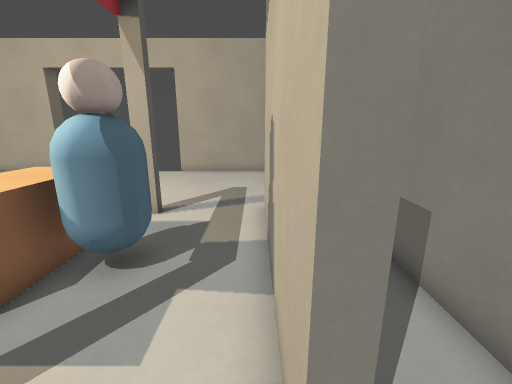
view 1 (above)

14 first-person views from a walk through a 3-D level made in the Godot game engine. The camera is 1.4 m above the floor, tilts 14° down and sees 90° across. The floor is counted in squares, 0.5 m on a side. Each view is taken from the middle of a square. On the plan, view 1 faces up. The plan holds only what a view shows up to about 19 squares ahead; the rest is blank. Surface patterns are stand-ins for the level's own textures.

view 2
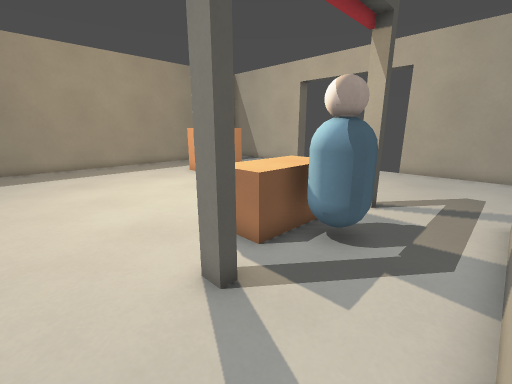

view 3
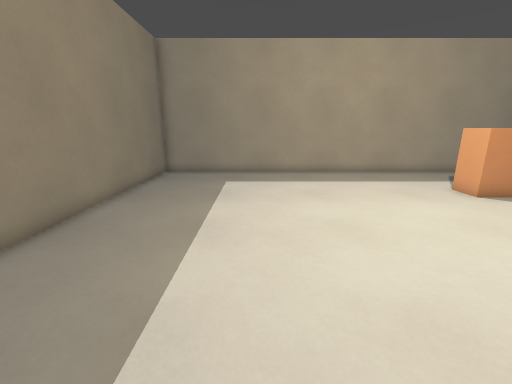

view 4
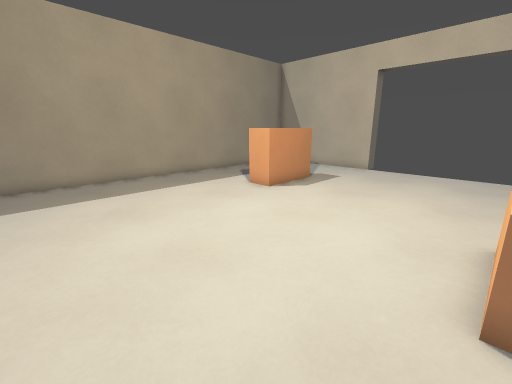

view 5
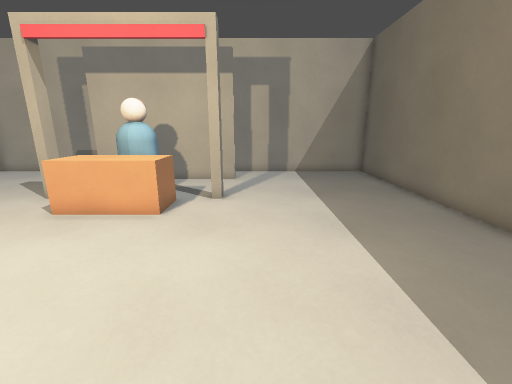

view 6
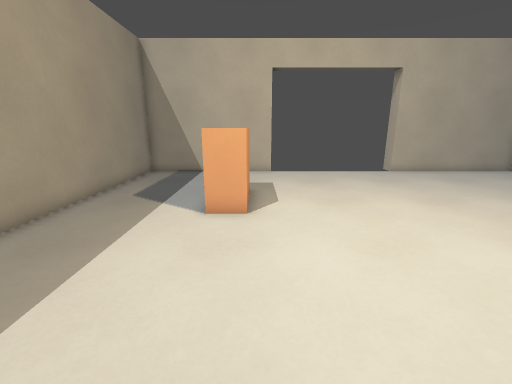

view 7
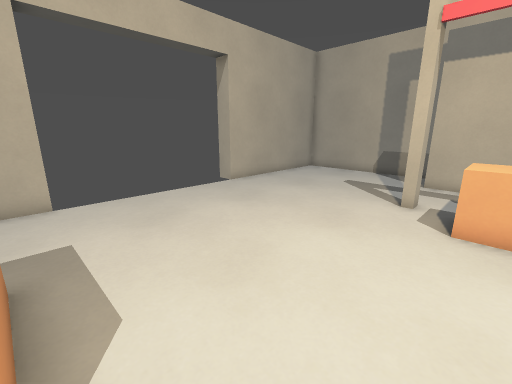

view 8
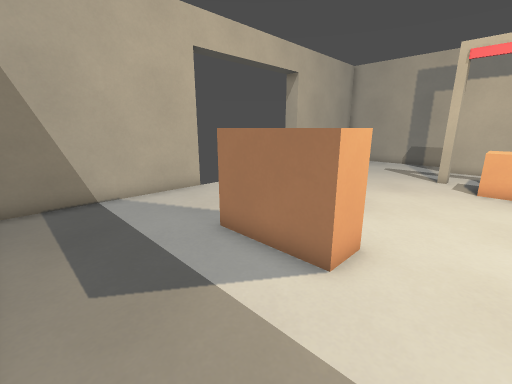

view 9
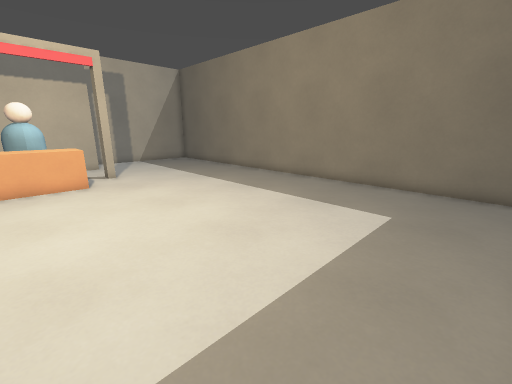

view 10
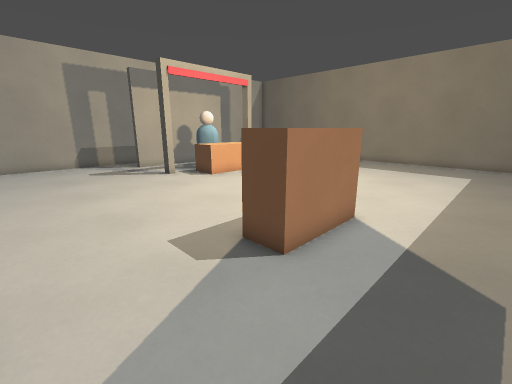

view 11
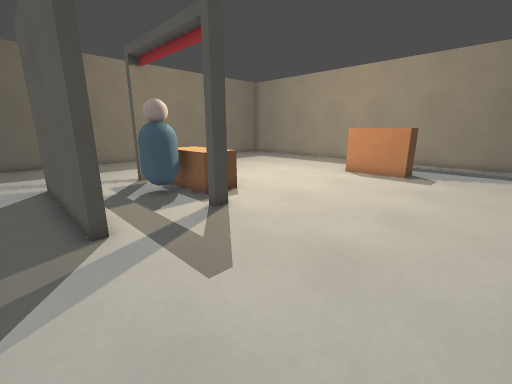

view 12
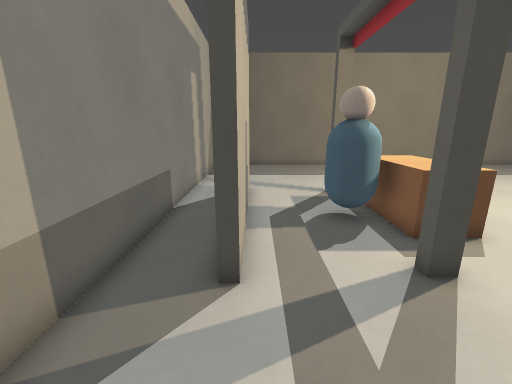

view 13
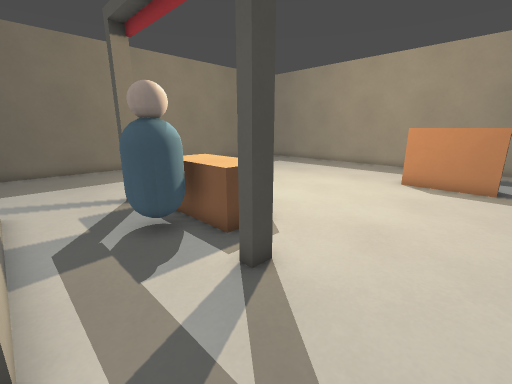

view 14
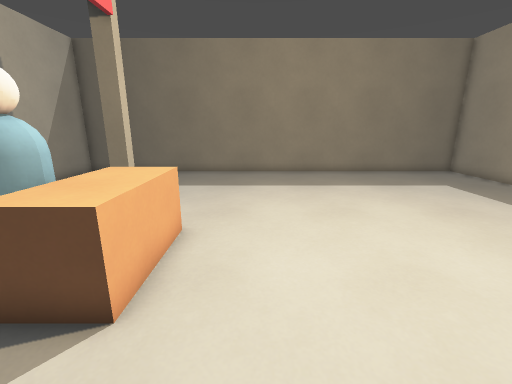

### Floor plan
Points are (right, up) in squares from view 1. A wall is a line through its corners. A room is listed if a view was taken in it or the views show most of it. See-through windows are left out.
Room 1 (views 1, 2, 3, 4, 5, 6, 7, 8, 9, 10, 11, 12, 13, 14)
walls: (-3.9, 1.8) (-3.3, 1.8) (-3.3, 1.4) (-3.9, 1.4) (-3.9, 1.8); (-3.9, 8.2) (-3.9, 8.6) (-3.3, 8.6) (-3.3, 8.2) (-3.9, 8.2); (0.3, 1.2) (0.3, 8.8) (0.7, 8.8) (0.7, 1.2) (0.3, 1.2); (-13, 17) (-21, 17) (-21, -7) (3, -7) (3, 17) (-5, 17)
objects: block (-16, 8) to (-14, 12); counter (-6, 3) to (-4, 7); other object (-3, 4) to (-2, 6)

Where each view was taken, in squares from view 1:
view 1: 0 up, 0 right, facing up
view 2: 1 down, 0 right, facing up-left
view 3: 1 down, 4 left, facing left
view 4: 1 down, 6 left, facing up-left
view 5: 0 up, 14 left, facing right
view 6: 0 up, 14 left, facing up
view 7: 6 up, 14 left, facing up-right
view 8: 6 up, 20 left, facing up-right
view 9: 6 up, 20 left, facing down-right
view 10: 16 up, 19 left, facing down-right
view 11: 16 up, 2 right, facing down-left
view 12: 13 up, 0 right, facing down
view 13: 12 up, 0 right, facing down-left
view 14: 10 up, 8 left, facing down
